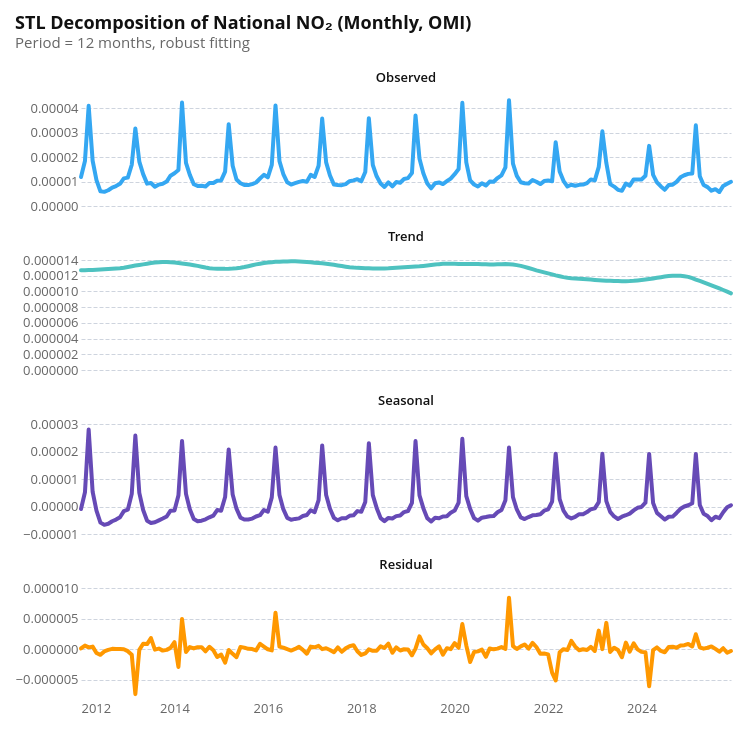

The notebook cell this image was saved under:
### Markdown cell above
The figure below shows the OMI NO₂ time series decomposed into trend, seasonal, and residual components using STL decomposition. The trend component confirms a structural decline in NO₂ beginning around the coup. Seasonal pattern is roughly constant across the 13-year period, consistent with metereological drivers of NO₂.

### Code cell
stl = STL(omi_monthly["no2"], period=12, robust=True)
stl_result = stl.fit()

decomp_df = pd.DataFrame(
    {
        "Observed": stl_result.observed,
        "Trend": stl_result.trend,
        "Seasonal": stl_result.seasonal,
        "Residual": stl_result.resid,
    }
).reset_index()

decomp_long = decomp_df.melt(id_vars=["date"], var_name="Component", value_name="value")

nearest = alt.selection_point(
    nearest=True, on="pointerover", fields=["date", "Component"], empty=False
)

base = alt.Chart(decomp_long)

lines = base.mark_line().encode(
    x=alt.X("date:T", title=""),
    y=alt.Y("value:Q", title=""),
    color=alt.Color("Component:N", legend=None),
)

rules = (
    base.mark_rule(color="gray")
    .encode(
        x="date:T",
        opacity=alt.when(nearest).then(alt.value(0.2)).otherwise(alt.value(0)),
        tooltip=[
            alt.Tooltip("date:T", title="Date", format="%Y-%m"),
            alt.Tooltip("Component:N", title="Component"),
            alt.Tooltip("value:Q", title="Value", format=".3e"),
        ],
    )
    .add_params(nearest)
)

stl_chart = (
    alt.layer(lines, rules)
    .properties(width=650, height=110)
    .facet(
        facet=alt.Facet(
            "Component:N",
            title=None,
            sort=["Observed", "Trend", "Seasonal", "Residual"],
        ),
        columns=1,
    )
    .properties(
        title=alt.Title(
            text="STL Decomposition of National NO₂ (Monthly, OMI)",
            subtitle="Period = 12 months, robust fitting",
        ),
    )
    .resolve_scale(y="independent")
)
stl_chart

### Figure 1 — Vega-Lite specification as saved in the notebook (floating-point values rounded to 4 significant figures; data arrays with more than 128 entries replaced by an {"elided": "..."} marker saying what was removed)
{"config": {"background": "white", "padding": 15, "mark": {"tooltip": true}, "point": {"filled": true, "size": 60, "stroke": "white", "strokeWidth": 1}, "circle": {"filled": true, "stroke": "white", "strokeWidth": 1}, "square": {"filled": true, "stroke": "white", "strokeWidth": 1}, "line": {"strokeWidth": 4, "strokeCap": "round", "strokeJoin": "round"}, "bar": {"cornerRadiusEnd": 0}, "area": {"opacity": 0.7}, "arc": {"stroke": "white", "strokeWidth": 1}, "rect": {"stroke": "#8A969F", "strokeWidth": 0.5}, "geoshape": {"stroke": "#666666", "strokeWidth": 0.3, "strokeJoin": "round", "strokeCap": "round"}, "title": {"font": "Open Sans, sans-serif", "fontSize": 18, "fontWeight": 700, "lineHeight": 22, "color": "#111111", "anchor": "start", "offset": 21, "subtitleFont": "Open Sans, sans-serif", "subtitleFontSize": 15, "subtitleFontWeight": 400, "subtitleLineHeight": 18, "subtitleColor": "#666666", "subtitlePadding": 3}, "axis": {"domain": false, "grid": true, "gridColor": "#CED4DE", "gridDash": [4, 2], "gridWidth": 1, "labelFont": "Open Sans, sans-serif", "labelFontSize": 13, "labelFontWeight": 400, "labelColor": "#666666", "labelPadding": 3, "tickColor": "#CED4DE", "tickSize": 5, "tickCount": 5, "titleFont": "Open Sans, sans-serif", "titleFontSize": 13, "titleFontWeight": 600, "titleColor": "#111111", "titlePadding": 9}, "axisX": {"grid": false, "tickSize": 0, "labelAngle": 0}, "axisY": {"domain": false, "ticks": false, "gridColor": "#CED4DE", "gridDash": [4, 2], "gridWidth": 1}, "axisQuantitative": {"tickCount": 5}, "axisBand": {"labelPadding": 6, "tickSize": 0}, "axisTemporal": {"grid": false}, "legend": {"labelFont": "Open Sans, sans-serif", "labelFontSize": 13, "labelFontWeight": 600, "labelColor": "#111111", "titleFont": "Open Sans, sans-serif", "titleFontSize": 13, "titleFontWeight": 600, "titleColor": "#111111", "titlePadding": 3, "symbolSize": 196, "symbolStrokeWidth": 0, "padding": 15, "offset": 21, "columnPadding": 21, "orient": "bottom", "labelLimit": 200, "titleLimit": 200}, "view": {"stroke": null, "continuousWidth": 600, "continuousHeight": 400}, "range": {"category": ["#34A7F2", "#FF9800", "#664AB6", "#4EC2C0", "#F3578E", "#081079", "#0C7C68", "#AA0000", "#DDDA21"], "diverging": ["#920000", "#BD6126", "#E3A763", "#EFEFEF", "#80BDE7", "#3587C3", "#025288"], "heatmap": ["#E3F6FD", "#75CCEC", "#089BD4", "#0169A1", "#023B6F"], "ordinal": ["#E3F6FD", "#75CCEC", "#089BD4", "#0169A1", "#023B6F"], "ramp": ["#E3F6FD", "#75CCEC", "#089BD4", "#0169A1", "#023B6F"]}, "scale": {"bandPaddingInner": 0.2, "bandPaddingOuter": 0.1, "pointPadding": 0.5}, "header": {"labelFont": "Open Sans, sans-serif", "labelFontSize": 13, "labelFontWeight": 600, "labelColor": "#111111", "titleFont": "Open Sans, sans-serif", "titleFontSize": 15, "titleFontWeight": 600, "titleColor": "#111111"}, "concat": {"spacing": 18}, "facet": {"spacing": 18}, "selection": {"point": {"on": "click", "clear": "dblclick"}, "interval": {"mark": {"fill": "#0071BC", "fillOpacity": 0.15, "stroke": "#0071BC", "strokeWidth": 1}}}}, "data": {"name": "data-35e7a41a84b8061e8e7efeb3ac3e75de"}, "facet": {"field": "Component", "sort": ["Observed", "Trend", "Seasonal", "Residual"], "title": null, "type": "nominal"}, "spec": {"layer": [{"mark": {"type": "line"}, "encoding": {"color": {"field": "Component", "legend": null, "type": "nominal"}, "x": {"field": "date", "title": "", "type": "temporal"}, "y": {"field": "value", "title": "", "type": "quantitative"}}}, {"mark": {"type": "rule", "color": "gray"}, "encoding": {"opacity": {"condition": [{"param": "param_9f405699fdd5436a", "value": 0.2, "empty": false}], "value": 0}, "tooltip": [{"field": "date", "format": "%Y-%m", "title": "Date", "type": "temporal"}, {"field": "Component", "title": "Component", "type": "nominal"}, {"field": "value", "format": ".3e", "title": "Value", "type": "quantitative"}], "x": {"field": "date", "type": "temporal"}}, "name": "view_cbe427cde3a8e9e0_1"}], "height": 110, "width": 650}, "columns": 1, "params": [{"name": "param_9f405699fdd5436a", "select": {"type": "point", "fields": ["date", "Component"], "nearest": true, "on": "pointerover"}, "views": ["view_cbe427cde3a8e9e0_1"]}], "resolve": {"scale": {"y": "independent"}}, "title": {"text": "STL Decomposition of National NO₂ (Monthly, OMI)", "subtitle": "Period = 12 months, robust fitting"}, "$schema": "https://vega.github.io/schema/vega-lite/v6.1.0.json", "datasets": {"data-35e7a41a84b8061e8e7efeb3ac3e75de": {"elided": "672 records"}}}
